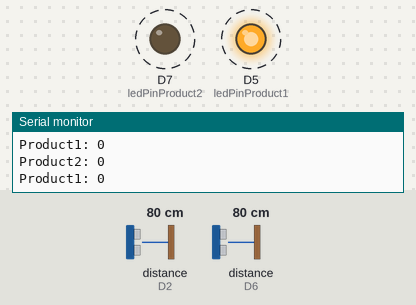
This sketch was run on a simulated ESP8266 (NodeMCU). Shown: output pins drawn as LEDs (lit = HIGH), the last lines printed to the serial monitor. Wiring (inferred from the names in the program): 2 × ultrasonic range finder: trigger D4, echo D2 / trigger D8, echo D6. Dashed ring = blinking. The inputs (shaded band) are chosen by the test bench; at power-on: distance to the obstacle (sensors on D2, D6) 80 cm. The echo pulse lasts 58.3 µs per cm; WiFi joins after 1.5 s; servers stay silent unless stated; pins used as bus, display or sensor lines are not drawn.

Above: at 7.3 s.
7.4 s: distance to the obstacle (sensor on D2) set to 33 cm
10.9 s: distance to the obstacle (sensor on D2) set to 27 cm
At 11.4 s:
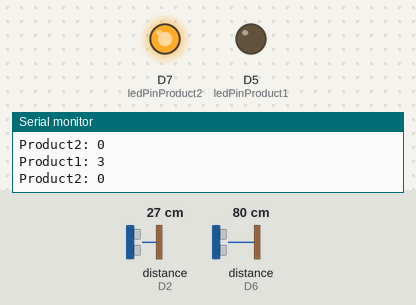
14.4 s: distance to the obstacle (sensor on D6) set to 33 cm
17.9 s: distance to the obstacle (sensor on D6) set to 28 cm
At 18.8 s:
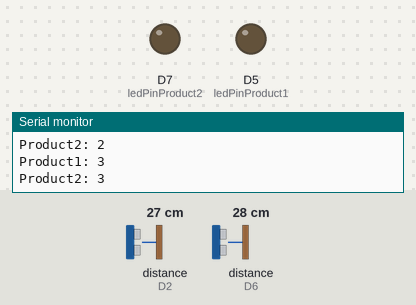
19.4 s: distance to the obstacle (sensor on D6) set to 35 cm
At 20.3 s:
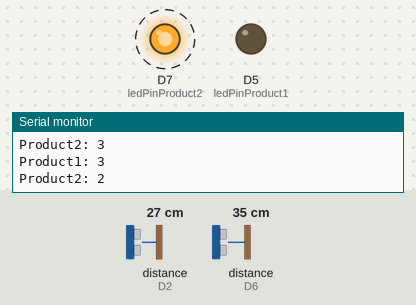
Timing chart, 0 to 24.6 s (numbered marks = the images above; inputs shaded):
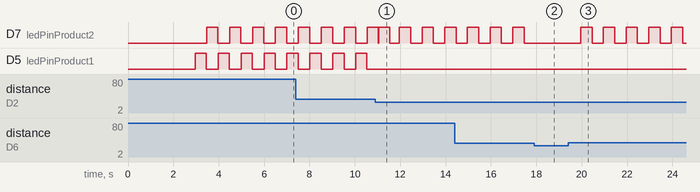

Measured:
- the behaviour switches between 30 and 29 cm on distance to the obstacle (sensor on D2) (found by bisection; images 0 and 1)
- the behaviour switches between 30 and 29 cm on distance to the obstacle (sensor on D6) (found by bisection; images 1 and 2)
- after the input at 10.9 s, D5 (ledPinProduct1): stops changing and stays LOW
- after the input at 17.9 s, D7 (ledPinProduct2): stays LOW (without the input it goes to HIGH after 0.06 s)
- after the input at 19.4 s, D7 (ledPinProduct2): alternates HIGH for 0.50 s and LOW for 0.50 s, starting after 0.56 s
- by itself, D7 (ledPinProduct2), D5 (ledPinProduct1): alternates HIGH for 0.50 s and LOW for 0.51 s

The sketch:

IOT_final.ino
```cpp
#define BLYNK_TEMPLATE_ID "TMPL35o-mUexe"
#define BLYNK_TEMPLATE_NAME "INVENTORY MONITORING"
#include <Blynk.h>

#include <ESP8266WiFi.h>
#include <BlynkSimpleEsp8266.h>

char auth[] = "YG5aGcRqdVmXOwFC0PG-or1ctXYOrOgG";

const char *ssid = "Rzzzz";    // WiFi Name
const char *pass = "Rajesh@2003"; // WiFi Password

#define echoPinProduct1 D2
#define trigPinProduct1 D4
#define ledPinProduct1 D5

#define echoPinProduct2 D6
#define trigPinProduct2 D8
#define ledPinProduct2 D7

long durationProduct1, distanceProduct1;
long durationProduct2, distanceProduct2;

int productValue1 = 0;
int productValue2 = 0;

BlynkTimer timer;

void setup() {
  Serial.begin(9600);
  pinMode(trigPinProduct1, OUTPUT);
  pinMode(echoPinProduct1, INPUT);
  pinMode(ledPinProduct1, OUTPUT);

  pinMode(trigPinProduct2, OUTPUT);
  pinMode(echoPinProduct2, INPUT);
  pinMode(ledPinProduct2, OUTPUT);

  Serial.println("Connecting to ");
  Serial.println(ssid);
  WiFi.begin(ssid, pass);

  while (WiFi.status() != WL_CONNECTED) {
    delay(550);
    Serial.print(".");
  }

  Serial.println("");
  Serial.println("WiFi connected");

  Blynk.begin(auth, ssid, pass);

  timer.setInterval(1000L, MeasureAndSendData);
}

void loop() {
  Blynk.run();
  timer.run();
}

void MeasureAndSendData() {
  MeasureProduct1();
  MeasureProduct2();
}

void MeasureProduct1() {
  digitalWrite(trigPinProduct1, LOW);
  delayMicroseconds(2);
  digitalWrite(trigPinProduct1, HIGH);
  delayMicroseconds(10);
  digitalWrite(trigPinProduct1, LOW);

  durationProduct1 = pulseIn(echoPinProduct1, HIGH);
  distanceProduct1 = durationProduct1 / 58.2;

  productValue1 = getProductValue(distanceProduct1);
  Serial.print("Product1: ");
  Serial.println(productValue1);

  Blynk.virtualWrite(V0, productValue1); // V0 is the virtual pin number on Blynk for ultrasonic sensor 1

  controlLED(ledPinProduct1, V2, productValue1);
}

void MeasureProduct2() {
  digitalWrite(trigPinProduct2, LOW);
  delayMicroseconds(2);
  digitalWrite(trigPinProduct2, HIGH);
  delayMicroseconds(10);
  digitalWrite(trigPinProduct2, LOW);

  durationProduct2 = pulseIn(echoPinProduct2, HIGH);
  distanceProduct2 = durationProduct2 / 58.2;

  productValue2 = getProductValue(distanceProduct2);
  Serial.print("Product2: ");
  Serial.println(productValue2);

  Blynk.virtualWrite(V1, productValue2); // V1 is the virtual pin number on Blynk for ultrasonic sensor 2

  controlLED(ledPinProduct2, V3, productValue2);
}

int getProductValue(long distance) {
  if (distance < 10) {
    return 5;
  } else if (distance >= 10 && distance < 20) {
    return 4;
  } else if (distance >= 20 && distance < 30) {
    return 3;
  } else if (distance >= 30 && distance < 40) {
    return 2;
  } else if (distance >= 40 && distance < 50) {
    return 1;
  } else {
    return 0;
  }
}

void controlLED(int ledPin, int virtualPin, int productValue) {
  Blynk.virtualWrite(virtualPin, productValue <= 2 ? HIGH : LOW); // Turn on or off LED in Blynk app based on conditions
  if (productValue <= 2) {
    blinkLED(ledPin);
  }
}

void blinkLED(int ledPin) {
  digitalWrite(ledPin, HIGH);
  delay(500);
  digitalWrite(ledPin, LOW);
}
```
